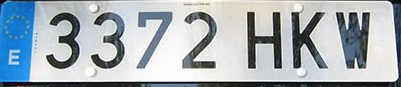
#> input picture ocr/LP2.png, 401 x 87 px
$ python OCR.py
#> lines starting #> are read from the running program, lines starting #| are printed output that depends on the picture; after the words box and inside, x2 and y2 are one past the last pixel; in counts of white or black regions, pixels touching at a corner belong together
import numpy as np
import matplotlib.pyplot as plt
import pytesseract as pyt
import cv2
import time
import re
'''
LP_char=pyt.image_to_string(canny, config=custom_config)
final_char=re.sub(r'\W+', '', LP_char)
final_char
'''
'''
# code for displaying multiple images in one figure
#import libraries
import cv2
from matplotlib import pyplot as plt

# create figure
fig = plt.figure(figsize=(16,8))

# setting values to rows and column variables
rows = 1
columns = 4
image = cv2.imread('LP2.png')
gray = cv2.cvtColor(image, cv2.COLOR_BGR2GRAY)
thresh = thresholding(gray)
opening = opening(gray)
canny = canny(gray)
# reading images
Image1 = cv2.imread('LP2.png')
custom_config = r'--oem 3 --psm 6'
# Adds a subplot at the 1st position
fig.add_subplot(rows, columns, 1)

LP_char=pyt.image_to_string(gray, config=custom_config)
final_char=re.sub(r'\W+', '', LP_char)

# showing image
plt.imshow(gray,'gray')
plt.axis('off')
plt.title("Gray Conversion \n LPR result = 'SN66XMZ'",fontname="Times New Roman")

# Adds a subplot at the 2nd position
fig.add_subplot(rows, columns, 2)

# showing image
plt.imshow(thresh,'gray')
plt.axis('off')
plt.title("Binarization \n LPR result = 'SN66XMZ'")

# Adds a subplot at the 3rd position
fig.add_subplot(rows, columns, 3)

# showing image
plt.imshow(opening,'gray')
plt.axis('off')
plt.title("Dilation \n LPR result = 'SN66XHZ'")

# Adds a subplot at the 4th position
fig.add_subplot(rows, columns, 4)

# showing image
plt.imshow(canny,'gray')
plt.axis('off')
plt.title("Canny Edge Detection \n LPR result = 'SiGe' ")

plt.savefig('LPR_results.pdf', bbox_inches='tight')
'''
import cv2
import numpy as np

img = cv2.imread('LP2.png')
#> img is the input picture: shape (87, 401, 3); mean B, G, R 182.3, 175, 165.5

# get grayscale image
def get_grayscale(image):
    return cv2.cvtColor(image, cv2.COLOR_BGR2GRAY)

# noise removal
def remove_noise(image):
    return cv2.medianBlur(image,5)

#thresholding
def thresholding(image):
    return cv2.threshold(image, 0, 255, cv2.THRESH_BINARY + cv2.THRESH_OTSU)[1]

#dilation
def dilate(image):
    kernel = np.ones((5,5),np.uint8)
    return cv2.dilate(image, kernel, iterations = 1)

#erosion
def erode(image):
    kernel = np.ones((5,5),np.uint8)
    return cv2.erode(image, kernel, iterations = 1)

#opening - erosion followed by dilation
def opening(image):
    kernel = np.ones((5,5),np.uint8)
    return cv2.morphologyEx(image, cv2.MORPH_OPEN, kernel)

#canny edge detection
def canny(image):
    return cv2.Canny(image, 100, 200)

#skew correction
def deskew(image):

    coords = np.column_stack(np.where(image > 0))
    angle = cv2.minAreaRect(coords)[-1]
    if angle < -45:
        angle = -(90 + angle)
    else:
        angle = -angle
    (h, w) = image.shape[:2]
    center = (w // 2, h // 2)
    M = cv2.getRotationMatrix2D(center, angle, 1.0)
    rotated = cv2.warpAffine(image, M, (w, h), flags=cv2.INTER_CUBIC, borderMode=cv2.BORDER_REPLICATE)
    return rotated

#template matching
def match_template(image, template):
    return cv2.matchTemplate(image, template, cv2.TM_CCOEFF_NORMED)


#openn=opening(gray)

image = cv2.imread('LP2.png')
gray = cv2.cvtColor(image, cv2.COLOR_BGR2GRAY)
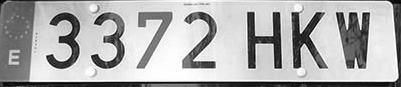
#> gray: shape (87, 401); min 1, max 255, mean 173
thresh = thresholding(gray)
#> in thresholding, `return cv2.threshold(image, 0, 255, cv2.THRESH_BINARY + cv2.THRESH_OTS..`:
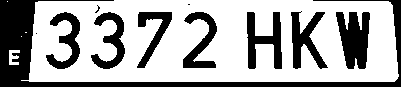
#> returned value: shape (87, 401); 66.6% white; 11 black regions (3 under 20 px), largest, box (x1, y1, x2, y2) and area: (0, 0, 401, 87) 5126, (336, 12, 370, 69) 1356, (247, 12, 282, 69) 1021
opening = opening(gray)
#> in opening, `return cv2.morphologyEx(image, cv2.MORPH_OPEN, kernel)`:
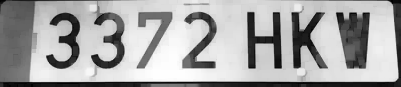
#> returned value: shape (87, 401); min 1, max 254, mean 165.8
canny = canny(gray)
#> in canny, `return cv2.Canny(image, 100, 200)`:
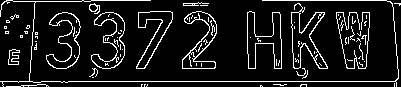
#> returned value: shape (87, 401); 10.4% white in thin lines or dots

fig = plt.figure(figsize=(8,6))
ax1 = fig.add_subplot(2,2,1)
ax1.imshow(gray,cmap='gray')
ax2 = fig.add_subplot(2,2,2)
ax2.imshow(opening,cmap='gray')
ax3 = fig.add_subplot(2,2,3)
ax3.imshow(thresh,cmap='gray')
ax4 = fig.add_subplot(2,2,4)
ax4.imshow(canny,cmap='gray')

# Adding custom options
custom_config = r'--oem 3 --psm 6'
t1=time.time()
#> (the run stopped early here; a loop or call above may not have finished)

$ run again, with ocr/LP5.png copied over ocr/LP2.png
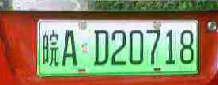
#> input picture ocr/LP5.png, 218 x 85 px
#> img is the input picture: shape (85, 218, 3); mean B, G, R 107.2, 138.7, 146.4
#> in thresholding, `return cv2.threshold(image, 0, 255, cv2.THRESH_BINARY + cv2.THRESH_OTS..`:
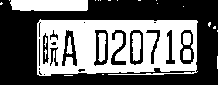
#> returned value: shape (85, 218); 41.9% white; 26 white regions (19 under 20 px), largest, box (x1, y1, x2, y2) and area: (37, 19, 198, 76) 6197, (10, 0, 88, 11) 832, (132, 33, 141, 61) 217
#> in canny, `return cv2.Canny(image, 100, 200)`:
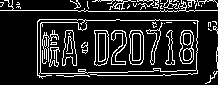
#> returned value: shape (85, 218); 14.9% white in thin lines or dots
